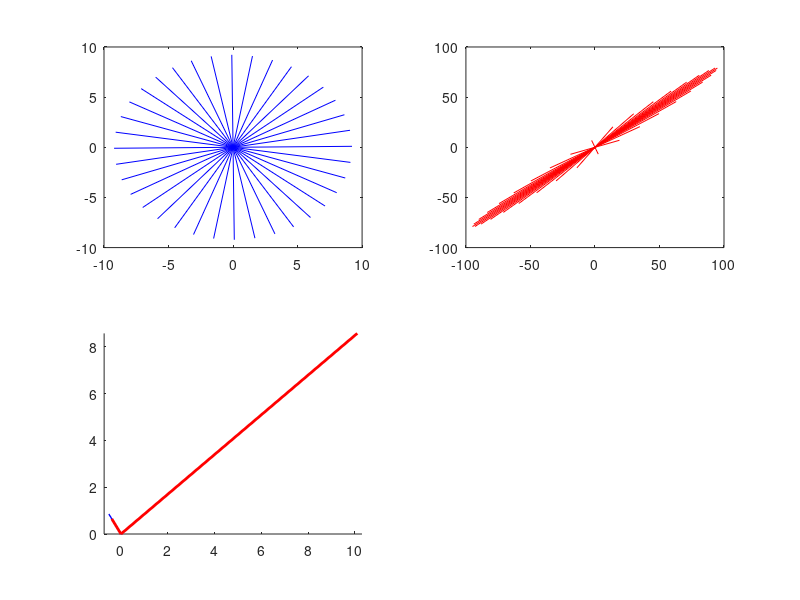

MATLAB code for this plot:
origin = [0;0]
vec = [7;6]

%G = [1 5; 8 3]
for i=1:36
G = [cosd(i*10) -sind(i*10); sind(i*10) cosd(i*10)]
Gv = G*vec
figure(1)
subplot(2, 2, 1)
plot([origin(1) Gv(1)], [origin(2) Gv(2)], 'b')
hold on
end
hold off

for i=1:36
p = [9 5; 7 5]
G = [cosd(i*10) -sind(i*10); sind(i*10) cosd(i*10)]
Gv = G*vec
Gx = p*Gv
figure(1)
subplot(2, 2, 2)
plot([origin(1) Gx(1)], [origin(2) Gx(2)], 'r')
hold on
end


[V,D] = eig(p)
v1 = V(: , 1)
v2 = V(: , 2)

subplot(2, 2, 3)
hold on
plot([origin(1) v1(1)], [origin(2) v1(2)], 'b', 'LineWidth', 1)
plot([origin(1) v2(1)], [origin(2) v2(2)], 'b', 'LineWidth', 1)
axis equal


Gv1 = p*v1
Gv2 = p*v2
subplot(2, 2, 3)
hold on
plot([origin(1) Gv1(1)], [origin(2) Gv1(2)], 'r', 'LineWidth', 2)
plot([origin(1) Gv2(1)], [origin(2) Gv2(2)], 'r', 'LineWidth', 2)
axis equal



